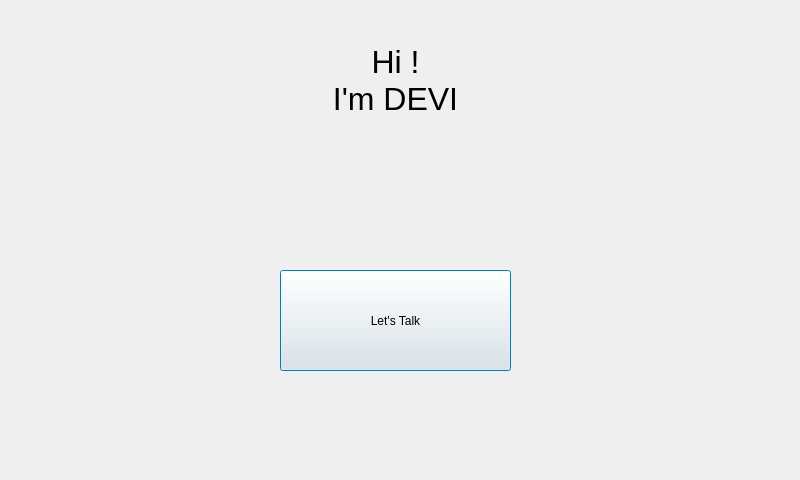
<?xml version="1.0" encoding="UTF-8"?>
<ui version="4.0">
 <class>ScreenHome</class>
 <widget class="QDialog" name="ScreenHome">
  <property name="geometry">
   <rect>
    <x>0</x>
    <y>0</y>
    <width>800</width>
    <height>480</height>
   </rect>
  </property>
  <property name="windowTitle">
   <string>Dialog</string>
  </property>
  <property name="modal">
   <bool>true</bool>
  </property>
  <widget class="QLabel" name="label">
   <property name="geometry">
    <rect>
     <x>30</x>
     <y>20</y>
     <width>731</width>
     <height>121</height>
    </rect>
   </property>
   <property name="font">
    <font>
     <pointsize>24</pointsize>
    </font>
   </property>
   <property name="text">
    <string>Hi !
I'm DEVI</string>
   </property>
   <property name="alignment">
    <set>Qt::AlignCenter</set>
   </property>
  </widget>
  <widget class="QPushButton" name="btnTalk">
   <property name="geometry">
    <rect>
     <x>280</x>
     <y>270</y>
     <width>231</width>
     <height>101</height>
    </rect>
   </property>
   <property name="text">
    <string>Let's Talk</string>
   </property>
  </widget>
 </widget>
 <resources/>
 <connections/>
</ui>
